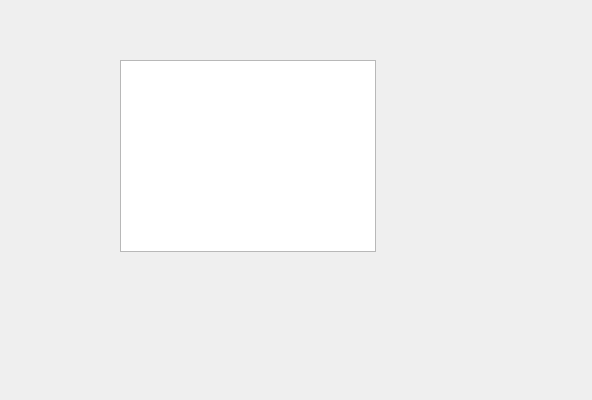
<?xml version="1.0" encoding="UTF-8"?>
<ui version="4.0">
 <class>PatientCareForm</class>
 <widget class="QWidget" name="PatientCareForm">
  <property name="geometry">
   <rect>
    <x>0</x>
    <y>0</y>
    <width>592</width>
    <height>400</height>
   </rect>
  </property>
  <property name="windowTitle">
   <string>Form</string>
  </property>
  <widget class="QTableView" name="tableView">
   <property name="geometry">
    <rect>
     <x>120</x>
     <y>60</y>
     <width>256</width>
     <height>192</height>
    </rect>
   </property>
  </widget>
 </widget>
 <resources/>
 <connections/>
</ui>
